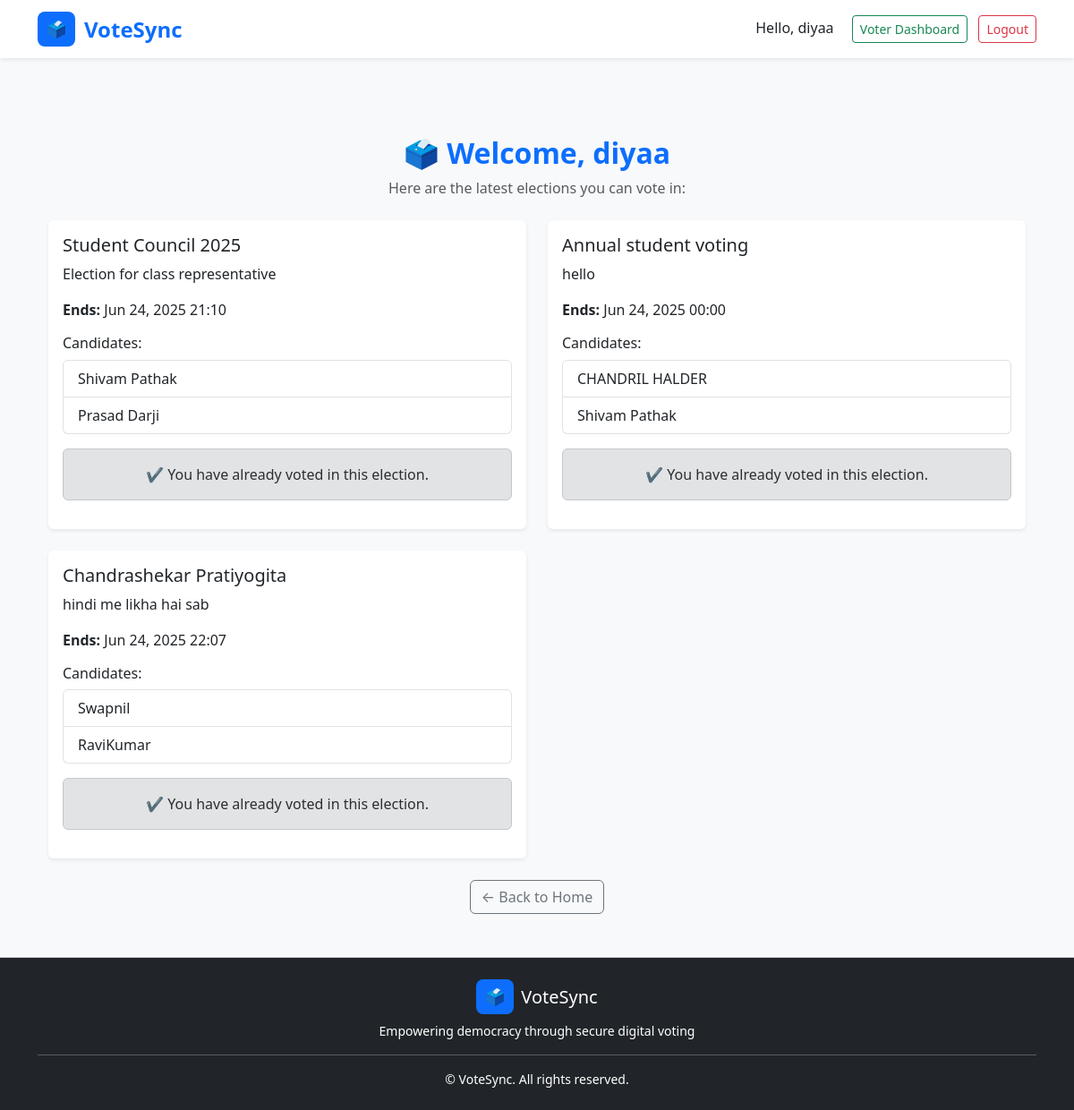
The page /voter-dashboard/ (signed in) on the database its author committed.
### core/models.py (models this page shows, shortened)
class Election(models.Model):
    name = models.CharField(max_length=255)
    description = models.TextField()
    start_time = models.DateTimeField()
    end_time = models.DateTimeField()
    status = models.BooleanField(default=False)

class Candidate(models.Model):
    election = models.ForeignKey(Election, on_delete=models.CASCADE, related_name='candidates')
    name = models.CharField(max_length=255)

### core/views.py (the view)
# urls.py: path('voter-dashboard/', views.voter_dashboard, name='voter_dashboard'),
@login_required
@role_required('voter')
def voter_dashboard(request):
    elections = Election.objects.all()
    voted_ids = Vote.objects.filter(voter=request.user).values_list('election_id', flat=True)
    return render(request, 'voter/dashboard.html', {
        'elections': elections,
        'voted_ids': voted_ids,
    })

### core/templates/voter/dashboard.html
@ -0,0 +1,61 @@ {% extends 'base.html' %} {% block content %}
<div class="container py-5">
  <div class="text-center mb-4">
    <h2 class="fw-bold text-primary">
      🗳️ Welcome, {{ request.user.username }}
    </h2>
    <p class="text-muted">Here are the latest elections you can vote in:</p>
  </div>
  {% if elections %}
  <div class="row g-4">
    {% for election in elections %}
    <div class="col-md-6">
      <div class="card shadow-sm border-0 h-100">
        <div class="card-body">
          <h5 class="card-title">{{ election.name }}</h5>
          <p class="card-text">{{ election.description }}</p>
          <p>
            <strong>Ends:</strong> {{ election.end_time|date:"M d, Y H:i" }}
          </p>
          {% if election.candidates.all %}
          <h6 class="mt-3">Candidates:</h6>
          <ul class="list-group mb-3">
            {% for candidate in election.candidates.all %}
            <li class="list-group-item">{{ candidate.name }}</li>
            {% endfor %}
          </ul>
          {% endif %} {% if election.id in voted_ids %}
          <div class="alert alert-secondary text-center">
            ✔️ You have already voted in this election.
          </div>
          {% else %}
          <a
            href="{% url 'vote' election.id %}"
            class="btn btn-success w-100"
            >Vote Now</a
          >
          {% endif %}
        </div>
      </div>
    </div>
    {% endfor %}
  </div>
  {% else %}
  <div class="alert alert-info text-center">
    No ongoing elections at the moment.
  </div>
  {% endif %}
  <div class="text-center mt-4">
    <a
      href="{% url 'home' %}"
      class="btn btn-outline-secondary"
      >← Back to Home</a
    >
  </div>
</div>
{% endblock %}

### core/templates/base.html (shortened to what this page needs)
<!DOCTYPE html>
<html lang="en">
  <head>
    <link
      href="https://cdn.jsdelivr.net/npm/bootstrap@5.3.0/dist/css/bootstrap.min.css"
      rel="stylesheet"
    />
  </head>
  <body class="bg-light">
    <nav
      class="navbar navbar-expand-lg navbar-light bg-white shadow-sm fixed-top"
    >
      <div class="container">
        <a
          class="navbar-brand d-flex align-items-center"
          href="{% url 'home' %}"
        >
          <div class="navbar-brand-logo">🗳️</div>
          <strong class="text-primary fs-4">VoteSync</strong>
        </a>
        <div class="ms-auto">
          {% if user.is_authenticated %}
          <span class="me-3">Hello, {{ user.username }}</span>
          {% if user.userprofile.role == 'admin' %}
          <a
            href="{% url 'admin_dashboard' %}"
            class="btn btn-outline-primary btn-sm me-2"
            >Admin Dashboard</a
          >
          {% elif user.userprofile.role == 'voter' %}
          <a
            href="{% url 'voter_dashboard' %}"
            class="btn btn-outline-success btn-sm me-2"
            >Voter Dashboard</a
          >
          {% endif %}
          <a
            href="{% url 'logout' %}"
            class="btn btn-outline-danger btn-sm"
            >Logout</a
          >
          {% endif %}
        </div>
      </div>
    </nav>
    <main class="container">{% block content %}{% endblock %}</main>
    <footer class="bg-dark text-white text-center py-4 mt-auto">
      <div class="container">
        <div class="d-flex justify-content-center align-items-center mb-2">
          <div class="navbar-brand-logo bg-primary text-white me-2">🗳️</div>
          <h5 class="mb-0">VoteSync</h5>
        </div>
        <p class="text-white small mb-0">
          Empowering democracy through secure digital voting
        </p>
        <hr class="bg-light my-3" />
        <p class="small text-white mb-0">
          &copy; {{ now|date:"Y" }} VoteSync. All rights reserved.
        </p>
      </div>
    </footer>
  </body>
</html>

### core/templates/base.html (style rules this page uses)
html, body { height: 100%; margin: 0; }
body { display: flex; flex-direction: column; }
main { flex: 1 0 auto; padding-top: 80px; }
footer { flex-shrink: 0; border-top: 1px solid #ccc; }
.navbar-brand-logo { background-color: #0d6efd; padding: 6px 10px; border-radius: 8px; margin-right: 10px; color: white; font-size: 18px; }

### rows shown on the page
Election: name "Student Council 2025", description "Election for class representative", end_time "Jun 24, 2025 21:10", shows "✔️ You have already voted in this election."
Candidate: name "Shivam Pathak"
Candidate: name "Prasad Darji"
Election: name "Annual student voting", description "hello", end_time "Jun 24, 2025 00:00", shows "✔️ You have already voted in this election."
Candidate: name "CHANDRIL HALDER"
Candidate: name "Shivam Pathak"
Election: name "Chandrashekar Pratiyogita", description "hindi me likha hai sab", end_time "Jun 24, 2025 22:07", shows "✔️ You have already voted in this election."
Candidate: name "Swapnil"
Candidate: name "RaviKumar"

### other values the page prints
{{ user.username }} "diyaa"
{{ request.user.username }} "diyaa"
